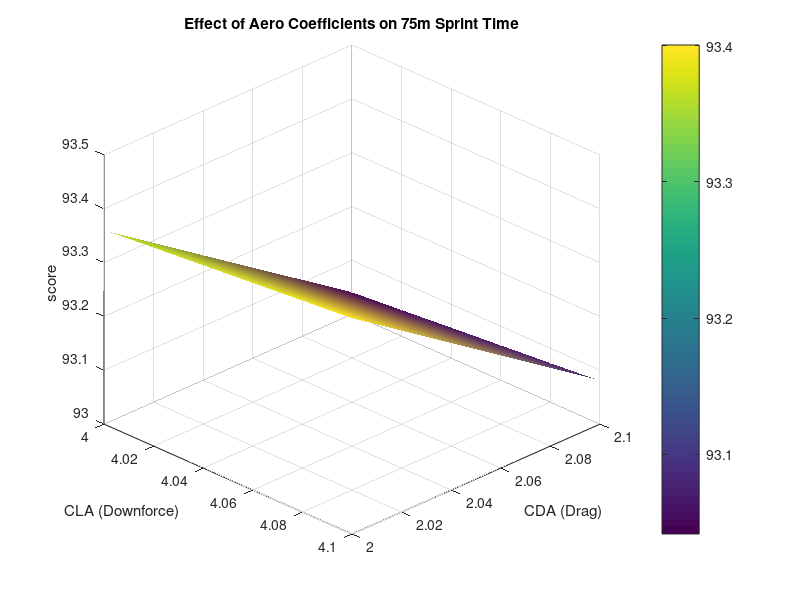

The MATLAB source for this figure:
clear all; clc; close all;
tmax=8.901;
tmin=4.169



%% 1. POWERTRAIN PARAMETERS
T = [29.8, 36.6, 44.7, 50.2, 52.9, 48.8, 40.7, 36.6, 29.8, 23]; % Torque [N*m]
N = [5, 6, 7, 8, 9, 10, 11, 12, 13, 14] * 1000; % RPM
r = [2.75, 2, 1.667, 1.444, 1.304, 1.208]; % Gear ratios 1-6
r_p = 2.111; % Primary gear reduction
r_f = 32/11; % Final drive ratio
t_shift = 0.1; % Shift time [s]

%% 2. VEHICLE SETUP
h = 0.3175; m = 272; TL = 1.5367; 
weightDistF = 0.485; b = TL*(1-weightDistF);
R_tire = 0.2032; R_loaded = 0.193;
mu = 1.5; g = 9.81; rho = 1.189;
aeroBalance_R = 0.56; % Rear aero balance
F_rr = m*g*0.02; % Rolling resistance
SR = 0.1; % Slip ratio

%% 3. SWEEP CONFIGURATION
% Define the ranges you want to test here
CDA_vec = [2,2.1]; % Drag coefficient sweep
CLA_vec = [4,4.1]; % Downforce coefficient sweep

% Preallocate results matrix
results_time = zeros(length(CDA_vec), length(CLA_vec));

%% 4. SIMULATION CONSTANTS & FUNCTIONS
rpm_func = @(V, gear_idx) (SR*V+V)/R_tire*(r(gear_idx)*r_p*r_f)*60/(2*pi); 
D = 75; % Drag strip length [m]
dt = 0.001; % Time step

[T_max, i_Tmax] = max(T);
rpm_Tmax = N(i_Tmax);
% Ideal speed for clutch release (starting gear = 1)
v_release = rpm_Tmax/(r(1)*r_p*r_f)*2*pi/60*R_tire/(1+SR);

%% 5. THE SWEEP ENGINE
fprintf('Starting Sweep Simulation...\n');

for c = 1:length(CDA_vec)
    for l = 1:length(CLA_vec)
        
        % Current aero values for this iteration
        curr_CDA = CDA_vec(c);
        curr_CLA = CLA_vec(l);
        
        % Initialize simulation variables
        x_i = 0; v_i = 0.001; t_i = 0; gear = 1;
        
        while x_i < D
            % Aero forces
            F_drag = 0.5 * rho * curr_CDA * v_i^2;
            F_downforce = 0.5 * rho * curr_CLA * v_i^2;
            
            % Traction limit
            F_max = (mu*m*g*b/TL + mu*F_downforce*aeroBalance_R) / (1 - h/TL*mu);
            
            % Engine Logic
            if v_i < v_release
                rpm_i = rpm_Tmax;
            else
                rpm_i = rpm_func(v_i, gear);
                % Check for upshift
                if gear < length(r)
                    rpm_next = rpm_func(v_i, gear+1);
                    % Ensure rpm is within torque curve bounds for comparison
                    if rpm_i > max(N), rpm_i = max(N); end
                    
                    p_curr = rpm_i * interp1(N, T, rpm_i, 'linear', 'extrap');
                    p_next = rpm_next * interp1(N, T, rpm_next, 'linear', 'extrap');
                    
                    if p_curr < p_next
                        gear = gear + 1;
                        t_i = t_i + t_shift;
                        x_i = x_i + v_i * t_shift;
                        rpm_i = rpm_func(v_i, gear);
                    end
                end
            end
            
            % Resolve force and acceleration
            % Bound RPM to torque curve data
            rpm_lookup = max(min(rpm_i, max(N)), min(N));
            T_i = interp1(N, T, rpm_lookup);
            F_i = T_i * (r(gear) * r_p * r_f) / R_loaded;
            
            if F_i > F_max, F_i = F_max; end
            
            F_accel = F_i - F_drag - F_rr;
            a = F_accel / (1.05 * m);
            
            % Update kinematic state
            v_i = v_i + a * dt;
            x_i = x_i + v_i * dt;
            t_i = t_i + dt;
            
            % Safety break for stalled simulations
            if t_i > 20, break; end 
        end
        
        results_time(c, l) = t_i;
    end
end

fprintf('Simulation Complete.\n');

%% 6. VISUALIZATION
score_vec=95.5.*((tmax./results_time)-1)/((tmax/tmin)-1)+4.5;

figure('Color', 'w', 'Name', 'Aero Sensitivity Analysis');
surf(CLA_vec, CDA_vec, score_vec);
shading interp; % Smooths the colors
colorbar;
xlabel('CLA (Downforce)'); 
ylabel('CDA (Drag)'); 
zlabel('score');
title('Effect of Aero Coefficients on 75m Sprint Time');
view(45, 30); % Rotates to a nice 3D perspective
